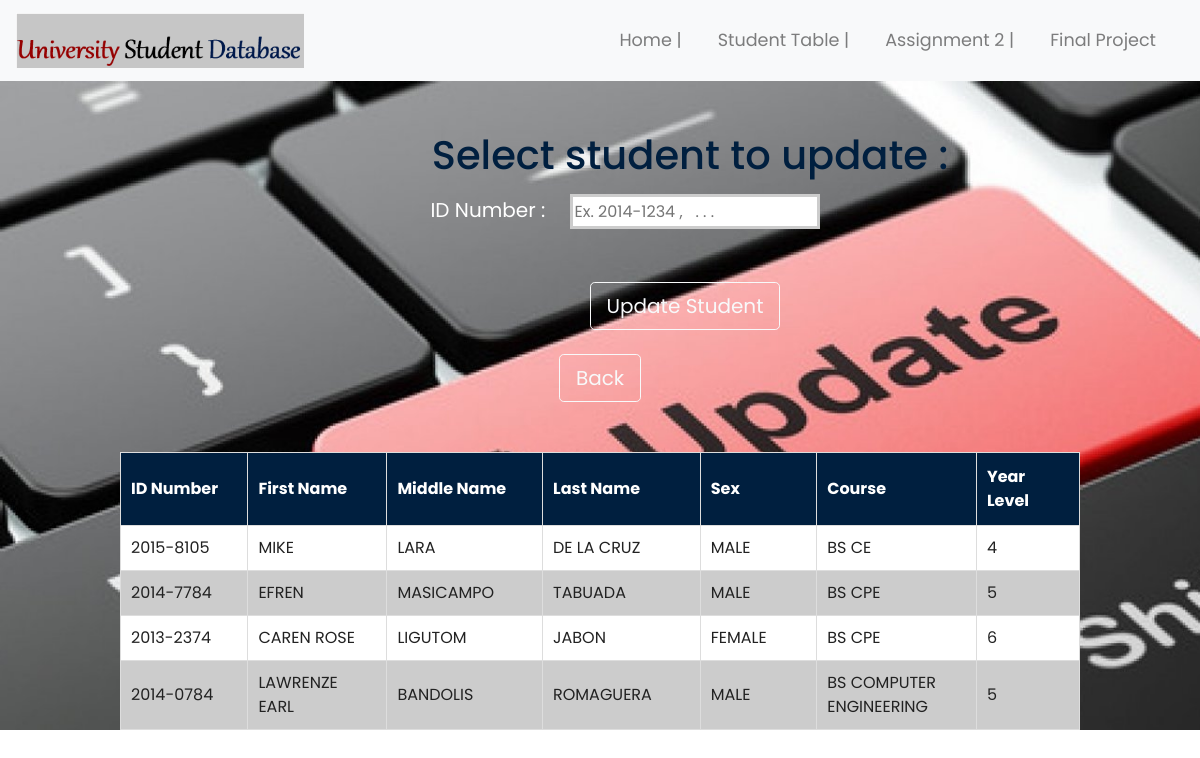
/update, run on an earlier commit of the app's database.
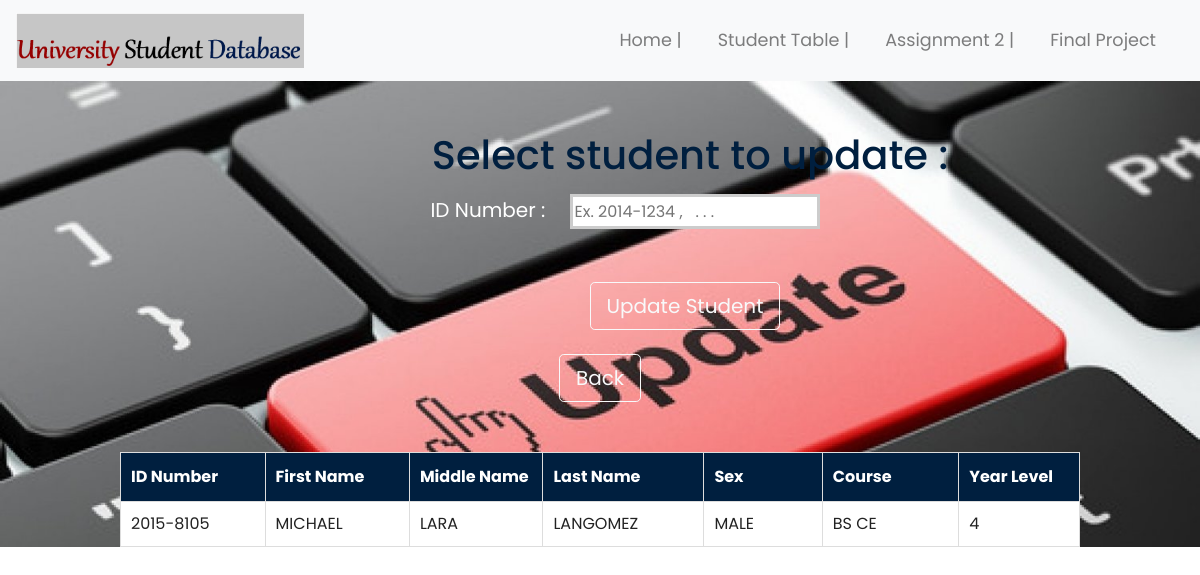
And on a later commit of the database.
### tables this page shows
CREATE TABLE student(
    IDNum TEXT PRIMARY KEY  NOT NULL, 
    FName TEXT, 
    MName TEXT,
    LName TEXT, 
    Sex TEXT, 
    Course TEXT REFERENCES courses(CourseID), 
    YrLevel INTEGER);

### main.py (the view)
@app.route("/update", methods=['POST', 'GET'])
def update():
    conn = sql.connect("database.db")
    conn.row_factory = sql.Row
    cur = conn.cursor()
    cur.execute("SELECT * FROM student")
    rows = cur.fetchall()
    return render_template("update.html", rows=rows)

### templates/update.html (shortened to what this page needs)
<!DOCTYPE html>
<html lang="en">
<head>
	<link rel="stylesheet" href="https://maxcdn.bootstrapcdn.com/bootstrap/4.0.0/css/bootstrap.min.css">
	<link rel="stylesheet" type="text/css" href="{{ url_for('static', filename = 'style1.css')}}">
  <link rel="stylesheet" type="text/css" href="{{ url_for('static', filename = 'style.css')}}">
</head>
<body>
<center>
<nav class="navbar navbar-expand-md navbar-light bg-light ">
<div class="container-fluid">
  <a class="navbar-brand" href="/"><img src="{{url_for('static', filename='logo.png')}}" ></a>
    <ul class="navbar-nav ml-auto">
      <li class="nav-item">
        <a class="nav-link" href="/">Home  | </a>
      </li>
      <li class="nav-item">
        <a class="nav-link" href="/view">Student Table  | </a>
      </li>
      <li class="nav-item">
        <a class="nav-link" href="/">Assignment 2  | </a>
      </li><li class="nav-item">
        <a class="nav-link" href="/">Final Project </a>
      </li>
    </ul>
</div>
</nav>
<div class="carousel-inner main" id="update_main">
<div>
	<h1 class="delete_head">Select student to update :</h1>
</div>
<div class="delete_form">
    <form action="{{url_for('update_search')}}" method = "post">
          <label id="IDNum">ID Number :</label>
          <input type="text" name = "ID_Num" placeholder="Ex. 2014-1234 ,   . . ." align="left" required>
          <br>
          <br><br>
          <button class="btn btn-outline-light btn-lg" id="delete_submit">Update Student</button> <br><br>
      </form>
</div>
<div class="delete_btn">
     <button class="btn btn-outline-light btn-lg" id="delete_cancel" onclick="window.location.href='/'">Back</button>
</div>
	<div>
            <table id="stud_table" style="width:80%">
            <tr>
              <th>ID Number</th>
              <th>First Name</th>
              <th>Middle Name</th>
              <th>Last Name</th>
              <th>Sex</th>
              <th>Course</th>
              <th>Year Level</th>
            </tr>
            {% for row in rows %}
                <tr>
                   <td>{{row["IDNum"]}}</td>
                   <td>{{row["FName"]}}</td>
                   <td>{{row["MName"]}}</td>
                   <td>{{row["LName"]}}</td>
                   <td>{{row["Sex"]}}</td>
                   <td>{{row["Course"]}}</td>
                   <td>{{row["YrLevel"]}}</td>
                </tr>
                {% endfor %}
                </table>
              </div>
</div>
</center>
</body>
</html>

### static/style1.css (style rules this page uses)
.navbar-brand img { height: 55px; }
.navbar-nav li { padding-right: 20px; }
.nav-link { font-size: 1.1em !important; }
.container-fluid { margin:0 ! important; padding:0 ! important; }
input[type=text] { width: 250px; height: 35px; margin: 5px 0 5px 0; box-sizing: border-box; border: 3px solid #ccc; -webkit-transition: 0.5s; transition: 0.5s; outline: none; }
.main label { color: white; font: Arial, Helvetica,sans-serif; margin-left: 50px; float:center; font-size: 20px; }
.delete_form #IDNum { padding-right: 20px; }
.delete_head { margin-top: 50px; padding-left: 180px; color: #001f3f; }
.delete_form { margin-top: 10px; }
.delete_btn { margin-bottom: 50px; }
#delete_submit { margin-left: 170px; float: center; }
#stud_table td, #stud_table th { width: 1150px; border: 1px solid #ddd; padding: 10px; }
#stud_table tr:nth-child(even) { background-color: white; }
#stud_table tr:nth-child(odd) { background-color: #cccccc; }
#stud_table th { padding-top: 12px; padding-bottom: 12px; text-align: left; background-color: #001f3f; color: white; }
#update_main { background-image: url("background7.jpg"); height: 50%; background-repeat: no-repeat; background-size: cover; }

### static/style.css (style rules this page uses)
html, body { height: 100%; width: 100%; font-family: 'Poppins', sans-serif; color: #222; }
ul { margin:0; padding:0; }

What changed in the data, as far as the page shows it:
removed student: IDNum "2014-7784", FName "EFREN", MName "MASICAMPO", LName "TABUADA", Sex "MALE", Course "BS CPE", YrLevel "5"
removed student: IDNum "2013-2374", FName "CAREN ROSE", MName "LIGUTOM", LName "JABON", Sex "FEMALE", Course "BS CPE", YrLevel "6"
removed student: IDNum "2014-0784", FName "LAWRENZE EARL", MName "BANDOLIS", LName "ROMAGUERA", Sex "MALE", Course "BS COMPUTER ENGINEERING", YrLevel "5"
changed student "LARA": FName "MIKE" → "MICHAEL"; LName "DE LA CRUZ" → "LANGOMEZ"
